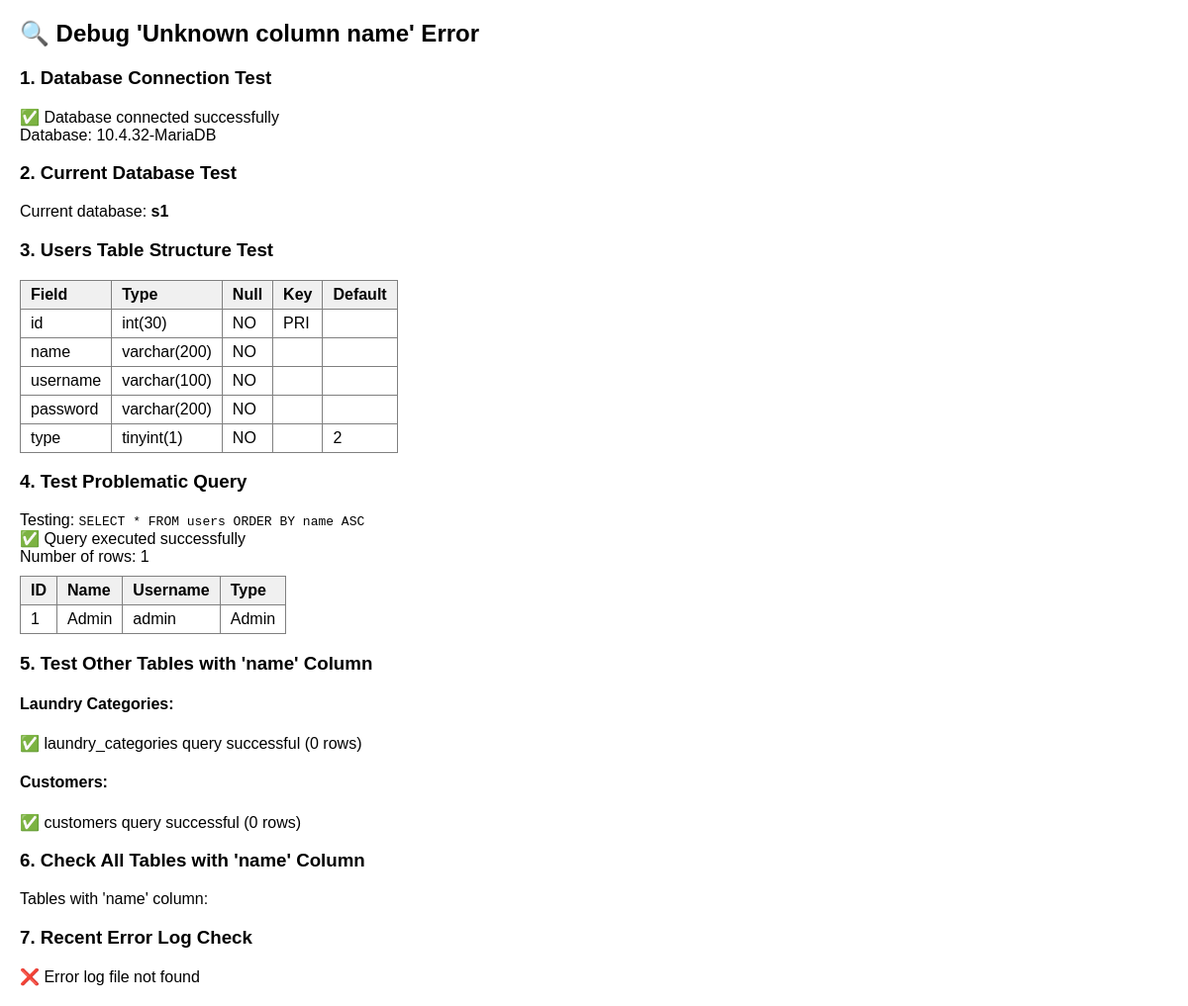
The app's page /debug_name_error.php, older data.
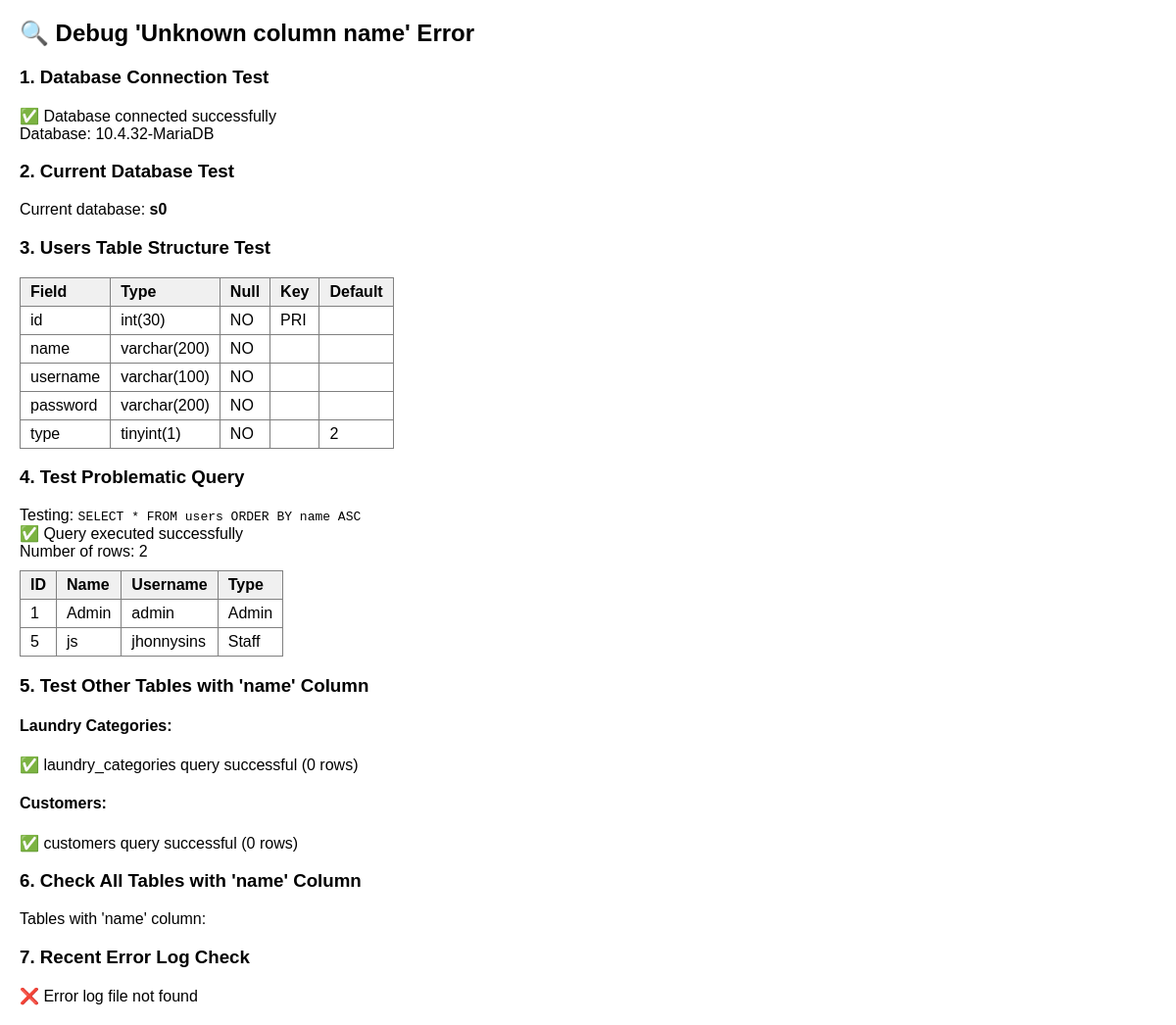
The same page, newer data.
### tables this page shows
CREATE TABLE `users` (
  `id` int(30) NOT NULL,
  `name` varchar(200) NOT NULL,
  `username` varchar(100) NOT NULL,
  `password` varchar(200) NOT NULL,
  `type` tinyint(1) NOT NULL DEFAULT 2 COMMENT '1=admin , 2 = staff'
);

### debug_name_error.php (the view, shortened to what this page needs)
<?php
echo "<h2>🔍 Debug 'Unknown column name' Error</h2>";
include 'db_connect.php';
echo "<h3>1. Database Connection Test</h3>";
if ($conn) {
    echo "✅ Database connected successfully<br>";
    echo "Database: " . $conn->get_server_info() . "<br>";
} else {
    echo "❌ Database connection failed<br>";
    exit;
}
echo "<h3>2. Current Database Test</h3>";
$current_db = $conn->query("SELECT DATABASE() as current_db");
if ($current_db) {
    $db_name = $current_db->fetch_assoc()['current_db'];
    echo "Current database: <strong>$db_name</strong><br>";
} else {
    echo "❌ Could not determine current database<br>";
}
echo "<h3>3. Users Table Structure Test</h3>";
$describe = $conn->query("DESCRIBE users");
if ($describe) {
    echo "<table border='1' style='border-collapse: collapse;'>";
    echo "<tr><th>Field</th><th>Type</th><th>Null</th><th>Key</th><th>Default</th></tr>";
    while ($row = $describe->fetch_assoc()) {
        echo "<tr>";
        echo "<td>" . $row['Field'] . "</td>";
        echo "<td>" . $row['Type'] . "</td>";
        echo "<td>" . $row['Null'] . "</td>";
        echo "<td>" . $row['Key'] . "</td>";
        echo "<td>" . $row['Default'] . "</td>";
        echo "</tr>";
    }
    echo "</table>";
} else {
    echo "❌ Error describing users table: " . $conn->error . "<br>";
}
echo "<h3>4. Test Problematic Query</h3>";
echo "Testing: <code>SELECT * FROM users ORDER BY name ASC</code><br>";
$users_query = $conn->query("SELECT * FROM users ORDER BY name ASC");
if ($users_query) {
    echo "✅ Query executed successfully<br>";
    echo "Number of rows: " . $users_query->num_rows . "<br>";
    if ($users_query->num_rows > 0) {
        echo "<table border='1' style='border-collapse: collapse;'>";
        echo "<tr><th>ID</th><th>Name</th><th>Username</th><th>Type</th></tr>";
        while ($row = $users_query->fetch_assoc()) {
            echo "<tr>";
            echo "<td>" . $row['id'] . "</td>";
            echo "<td>" . htmlspecialchars($row['name']) . "</td>";
            echo "<td>" . htmlspecialchars($row['username']) . "</td>";
            echo "<td>" . ($row['type'] == 1 ? 'Admin' : 'Staff') . "</td>";
            echo "</tr>";
        }
        echo "</table>";
    }
} else {
    echo "❌ Query failed: <strong>" . $conn->error . "</strong><br>";
}
echo "<h3>5. Test Other Tables with 'name' Column</h3>";
echo "<h4>Laundry Categories:</h4>";
$cat_query = $conn->query("SELECT * FROM laundry_categories ORDER BY name ASC LIMIT 3");
if ($cat_query) {
    echo "✅ laundry_categories query successful (" . $cat_query->num_rows . " rows)<br>";
} else {
    echo "❌ laundry_categories query failed: " . $conn->error . "<br>";
}
echo "<h4>Customers:</h4>";
$cust_query = $conn->query("SELECT * FROM customers ORDER BY name ASC LIMIT 3");
if ($cust_query) {
    echo "✅ customers query successful (" . $cust_query->num_rows . " rows)<br>";
} else {
    echo "❌ customers query failed: " . $conn->error . "<br>";
}
echo "<h3>6. Check All Tables with 'name' Column</h3>";
$tables_with_name = $conn->query("
    SELECT TABLE_NAME
    FROM INFORMATION_SCHEMA.COLUMNS
    WHERE TABLE_SCHEMA = 'laundry_db'
    AND COLUMN_NAME = 'name'
");
if ($tables_with_name) {
    echo "Tables with 'name' column:<br>";
} else {
    echo "❌ Error checking tables: " . $conn->error . "<br>";
}
echo "<h3>7. Recent Error Log Check</h3>";
$error_log = "c:\\xampp\\apache\\logs\\error.log";
if (file_exists($error_log)) {
    $log_content = file_get_contents($error_log);
    $recent_errors = array_slice(explode("\n", $log_content), -20);
    $name_errors = array_filter($recent_errors, function($line) {
        return strpos($line, 'Unknown column') !== false && strpos($line, 'name') !== false;
    });
    if (!empty($name_errors)) {
        echo "Recent 'Unknown column name' errors found:<br>";
        echo "<pre style='background: #f8f8f8; padding: 10px; border: 1px solid #ddd;'>";
        foreach ($name_errors as $error) {
            echo htmlspecialchars($error) . "\n";
        }
        echo "</pre>";
    } else {
        echo "✅ No recent 'Unknown column name' errors found in log<br>";
    }
} else {
    echo "❌ Error log file not found<br>";
}
?>

### debug_name_error.php (style rules this page uses)
table { margin: 10px 0; }
th, td { padding: 5px 10px; text-align: left; }
th { background: #f0f0f0; }

Row changes from the older to the newer data that the page shows:
added users: id "5", name "js", username "jhonnysins", type "Staff"
Text that changed along with them:
$db_name: "s1" → "s0"
$users_query->num_rows: "1" → "2"
